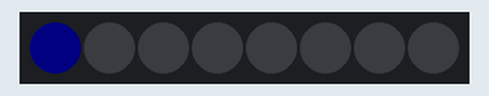
This sketch was run on a simulated Arduino Uno, built with avr-gcc and run on an emulated ATmega328P. On the bench: 8 RGB LEDs in strip order, left to right. Dim RGB values are drawn brighter than linear; random numbers use the default seed unless the sketch sets one.

Above: at 0.1 s.
At 0.7 s:
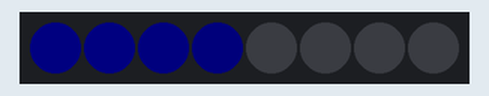
At 1.1 s:
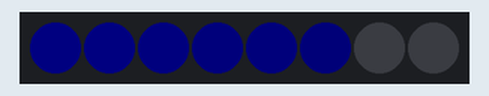
At 1.5 s:
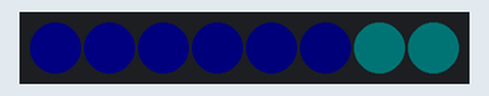

The sketch:

escalas.ino
```cpp
#include <Adafruit_NeoPixel.h>
#ifdef __AVR__
  #include <avr/power.h>
#endif

#define PIN            6

#define NUMPIXELS      8
#define NUM_LEDS      8
#define MINRANDOM      10
#define MAXRANDOM      255

Adafruit_NeoPixel pixels = Adafruit_NeoPixel(NUMPIXELS, PIN, NEO_GRB + NEO_KHZ800);

int delayval = 200; // delay for half a second

const int analogPin = A0;
int value;      //variable que almacena la lectura analógica raw
int position;   //posicion del potenciometro en tanto por ciento

void setup() {

  pixels.setBrightness(5);
  pixels.begin(); // This initializes the NeoPixel library.
  pixels.show();
}

void loop() {
//  value = analogRead(analogPin);       // realizar la lectura analógica raw
//  position = map(value, 0, 1023, 0, 10);  // convertir a porcentaje
//  rotador(position);
escalaAzul();
}

void rotador(int valor){
  switch(valor){
    case 1: escalaRojo();
      break;
    case 2: escalaAmarillo();
      break;

    case 3: escalaRojoAmarillo();
      break;

    case 4: escalaAzul();
      break;

    case 5: escalaMorado();
      break;

    case 6: escalaAzulMorado();
      break;

    case 7: escalaVerde();
      break;

    case 8: randomColors();
      break;

    case 9: randomBlue();
      break;

    case 0: Fire(55,120,100);
      break;
  }
}


void escalaRojo(){
  int r=255, g=0, b=0;
  for(int i = 0; i < pixels.numPixels(); i++){
    pixels.setPixelColor(i, pixels.Color(r, g, b));
    pixels.show();
    delay(delayval);
    r -= 22;
    g += 8;
    b += 0;
  }
}

void escalaAmarillo(){
  int r=255, g=255, b=0;
  for(int i = 0; i < pixels.numPixels(); i++){
    pixels.setPixelColor(i, pixels.Color(r, g, b));
    pixels.show();
    delay(delayval);
    r -= 0;
    g += 0;
    b += 10;
  }
}

void escalaRojoAmarillo(){
  int r=255, g=0, b=0;
  for(int i = 0; i < pixels.numPixels(); i++){
    pixels.setPixelColor(i, pixels.Color(r, g, b));
    pixels.show();
    delay(delayval);
    r -= 15;
    g += 20;
    b += 3;
  }
}

void escalaAzul(){
  int r=0, g=0, b=255;
  for(int i = 0; i < pixels.numPixels(); i++){
    pixels.setPixelColor(i, pixels.Color(r, g, b));
    pixels.show();
    delay(delayval);
    r += 0;
    g += 8;
    b -= 29;
  }

}

void escalaMorado(){
  int r=255, g=0, b=255;
  for(int i = 0; i < pixels.numPixels(); i++){
    pixels.setPixelColor(i, pixels.Color(r, g, b));
    pixels.show();
    delay(delayval);
    r -= 30;
    g += 5;
    b -= 30;
  }

}

void escalaAzulMorado(){
  int r=0, g=0, b=255;
  for(int i = 0; i < pixels.numPixels(); i++){
    pixels.setPixelColor(i, pixels.Color(r, g, b));
    pixels.show();
    delay(delayval);
    r += 30;
    g += 5;
    b -= 10;
  }

}

void escalaVerde(){
  int r=0, g=255, b=0;
  for(int i = 0; i < pixels.numPixels(); i++){
    pixels.setPixelColor(i, pixels.Color(r, g, b));
    pixels.show();
    delay(delayval);
    r += 7;
    g -= 27;
    b += 0;
  }
}

void randomColors(){
  int r=random(MINRANDOM, MAXRANDOM), g=random(MINRANDOM, MAXRANDOM), b=random(MINRANDOM, MAXRANDOM);
  for(int i = 0; i < pixels.numPixels(); i++){
    pixels.setPixelColor(i, pixels.Color(r, g, b));
    pixels.show();
    delay(delayval);
    r = random(MINRANDOM, MAXRANDOM);
    g = random(MINRANDOM, MAXRANDOM);
    b = random(MINRANDOM, MAXRANDOM);
  }
}

void randomBlue(){
  int r=0, g=0, b=random(MINRANDOM, MAXRANDOM);
  for(int i = 0; i < pixels.numPixels(); i++){
    pixels.setPixelColor(i, pixels.Color(r, g, b));
    pixels.show();
    delay(delayval);
    r = random(0, 50);
    g = random(0, 50);
    b = random(MINRANDOM, MAXRANDOM);
  }
}

void off(){
  int r=0, g=0, b=0;
  for(int i = 0; i < pixels.numPixels(); i++){
    pixels.setPixelColor(i, pixels.Color(r, g, b));
    pixels.show();
    delay(delayval);
  }
}

//FIRE

void Fire(int Cooling, int Sparking, int SpeedDelay) {
  static byte heat[NUM_LEDS];
  int cooldown;

  // Step 1.  Cool down every cell a little
  for( int i = 0; i < NUM_LEDS; i++) {
    cooldown = random(0, ((Cooling * 10) / NUM_LEDS) + 2);

    if(cooldown>heat[i]) {
      heat[i]=0;
    } else {
      heat[i]=heat[i]-cooldown;
    }
  }

  // Step 2.  Heat from each cell drifts 'up' and diffuses a little
  for( int k= NUM_LEDS - 1; k >= 2; k--) {
    heat[k] = (heat[k - 1] + heat[k - 2] + heat[k - 2]) / 3;
  }

  // Step 3.  Randomly ignite new 'sparks' near the bottom
  if( random(255) < Sparking ) {
    int y = random(7);
    heat[y] = heat[y] + random(160,255);
    //heat[y] = random(160,255);
  }

  // Step 4.  Convert heat to LED colors
  for( int j = 0; j < NUM_LEDS; j++) {
    setPixelHeatColor(j, heat[j] );
  }

  showStrip();
  delay(SpeedDelay);
}

void setPixelHeatColor (int Pixel, byte temperature) {
  // Scale 'heat' down from 0-255 to 0-191
  byte t192 = round((temperature/255.0)*191);

  // calculate ramp up from
  byte heatramp = t192 & 0x3F; // 0..63
  heatramp <<= 2; // scale up to 0..252

  // figure out which third of the spectrum we're in:
  if( t192 > 0x80) {                     // hottest
    setPixel(Pixel, 255, 255, heatramp);
  } else if( t192 > 0x40 ) {             // middle
    setPixel(Pixel, 255, heatramp, 0);
  } else {                               // coolest
    setPixel(Pixel, heatramp, 0, 0);
  }
}

void showStrip() {
   pixels.show();
}

void setPixel(int Pixel, byte red, byte green, byte blue) {
   pixels.setPixelColor(Pixel, pixels.Color(red, green, blue));
}
```
